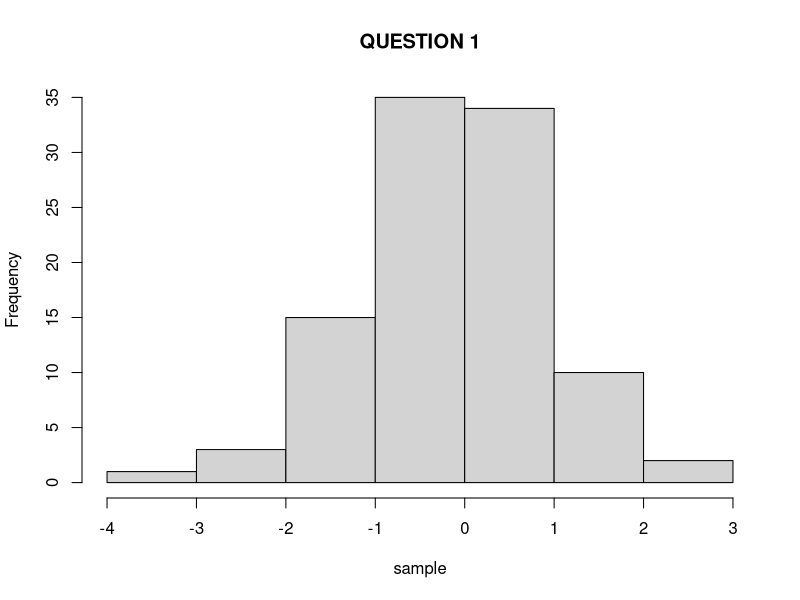
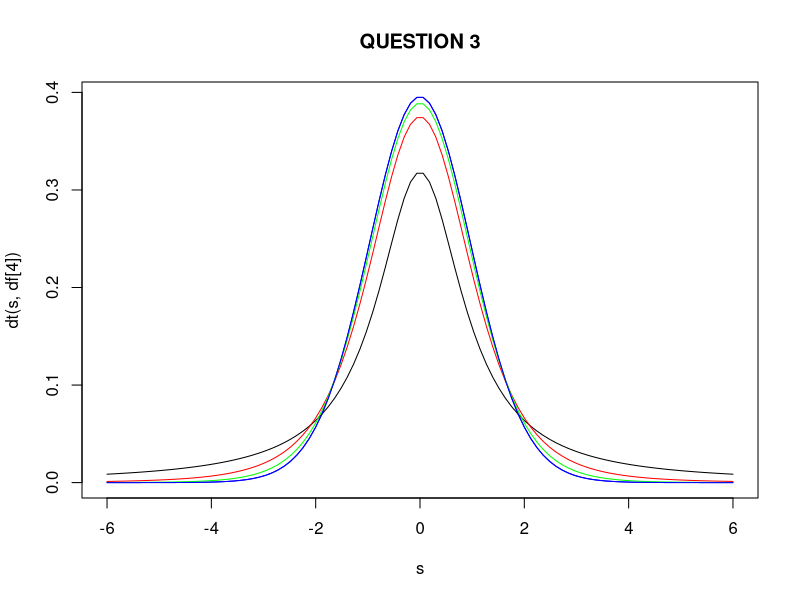
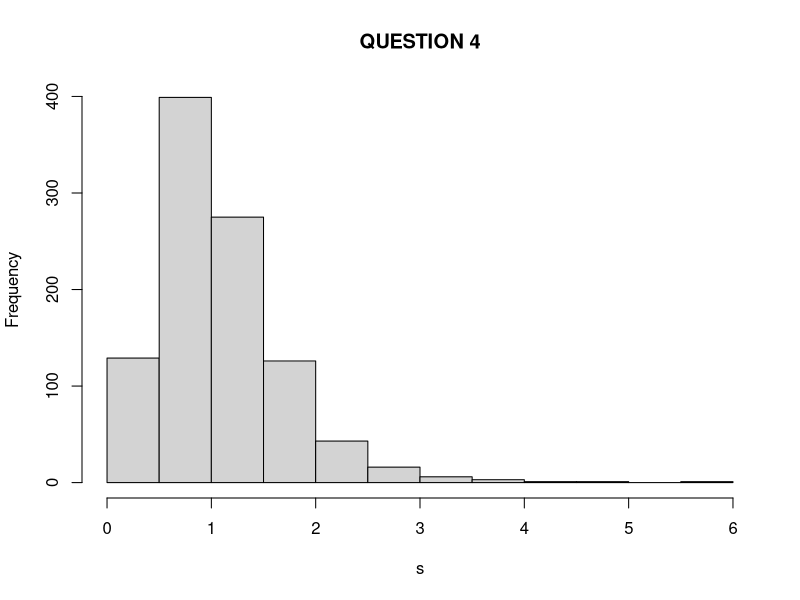

Write R code to recreate these figures, in order.
# QUESTION 1
n = 100
df = n - 1
sample = rt(n,df)
hist(sample, main="QUESTION 1")


# QUESTION 2
a = rchisq(100,2)
b = rchisq(100,10)
c = rchisq(100,25)

# QUESTION 3
s <- seq(-6, 6, length = 100)
df <- c(1, 4, 10, 30)
colors <- c("black", "red", "green", "blue")

plot(s, dt(s, df[4]), type = 'l', col = 'blue', main="QUESTION 3")

for (i in 1:length(df)) {
  lines(s, dt(s, df[i]), col = colors[i])
}


# QUESTION 4

## part a
print(
  qf(0.95, 10, 20)
)

## part b

print(
  pf(1.5, 10, 20)
)
print(
  1 - pf(1.5, 10, 20)
)

## part c
q = c(0.25, 0.5, 0.75,0.999)
print(
  qf(q,10,20)
)

## part d
s = rf(1000, 10, 20)
hist(s, main="QUESTION 4")




